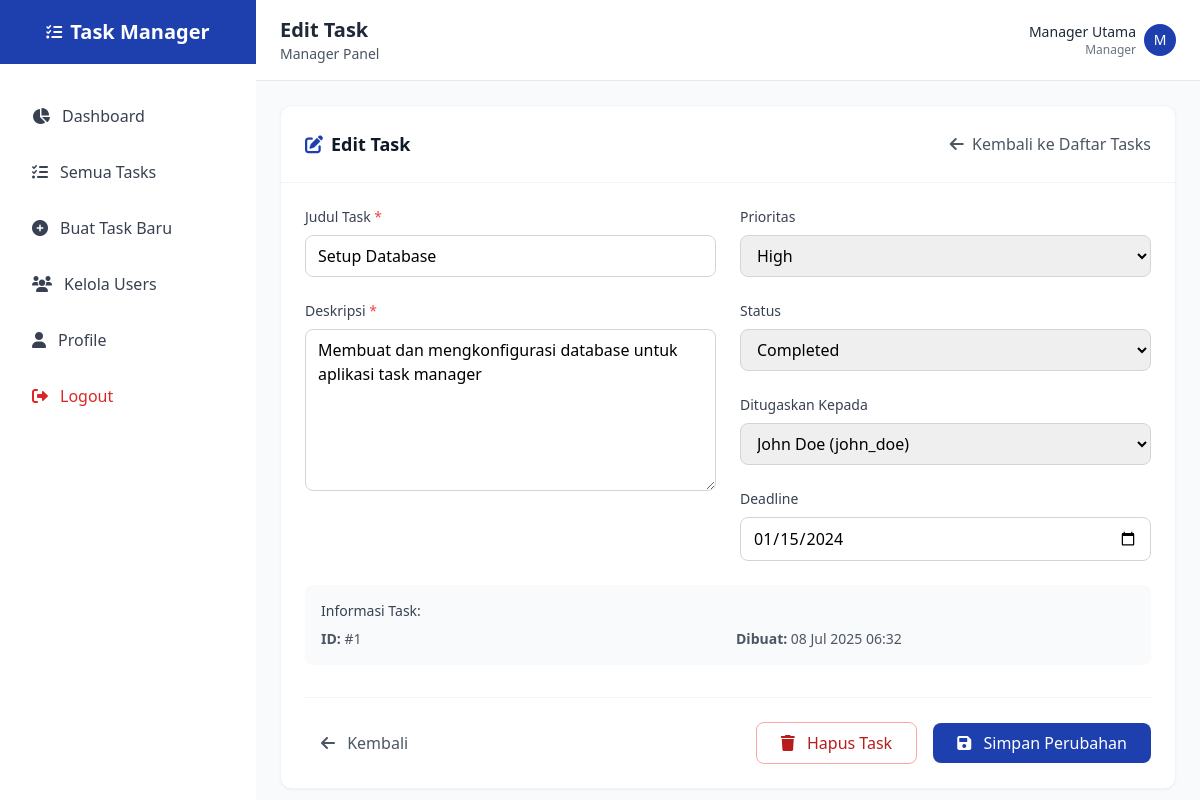
/edit-task.php?id=1 (signed in), run on the app's committed database.
### tables this page shows
CREATE TABLE IF NOT EXISTS tasks (
    id INT AUTO_INCREMENT PRIMARY KEY,
    title VARCHAR(255) NOT NULL,
    description TEXT,
    status ENUM('pending', 'in_progress', 'completed', 'cancelled') DEFAULT 'pending',
    priority ENUM('low', 'medium', 'high', 'urgent') DEFAULT 'medium',
    assigned_to INT,
    created_by INT,
    due_date DATE,
    completed_at TIMESTAMP NULL,
    created_at TIMESTAMP DEFAULT CURRENT_TIMESTAMP,
    updated_at TIMESTAMP DEFAULT CURRENT_TIMESTAMP ON UPDATE CURRENT_TIMESTAMP,
    FOREIGN KEY (assigned_to) REFERENCES users(id) ON DELETE SET NULL,
    FOREIGN KEY (created_by) REFERENCES users(id) ON DELETE SET NULL
);

CREATE TABLE IF NOT EXISTS users (
    id INT AUTO_INCREMENT PRIMARY KEY,
    username VARCHAR(50) UNIQUE NOT NULL,
    email VARCHAR(100) UNIQUE NOT NULL,
    password VARCHAR(255) NOT NULL,
    full_name VARCHAR(100) NOT NULL,
    role ENUM('user', 'manager') DEFAULT 'user',
    status ENUM('active', 'inactive') DEFAULT 'active',
    created_at TIMESTAMP DEFAULT CURRENT_TIMESTAMP,
    updated_at TIMESTAMP DEFAULT CURRENT_TIMESTAMP ON UPDATE CURRENT_TIMESTAMP
);

### config/database.php (called while the page is built, shortened)
<?php
function getConnection() {
    try {
        $pdo = new PDO("mysql:host=" . DB_HOST . ";dbname=" . DB_NAME, DB_USER, DB_PASS);
        $pdo->setAttribute(PDO::ATTR_ERRMODE, PDO::ERRMODE_EXCEPTION);
        $pdo->setAttribute(PDO::ATTR_DEFAULT_FETCH_MODE, PDO::FETCH_ASSOC);
        return $pdo;
    } catch(PDOException $e) {
        die("Koneksi database gagal: " . $e->getMessage());
    }
}
function executeQuery($sql, $params = []) {
    $pdo = getConnection();
    $stmt = $pdo->prepare($sql);
    $stmt->execute($params);
    return $stmt;
}
function fetchOne($sql, $params = []) {
    $stmt = executeQuery($sql, $params);
    return $stmt->fetch();
}
function fetchAll($sql, $params = []) {
    $stmt = executeQuery($sql, $params);
    return $stmt->fetchAll();
}
?>

### edit-task.php (the view, shortened to what this page needs)
<?php
require_once 'config/database.php';
$taskId = $_GET['id'] ?? null;
$task = fetchOne("SELECT * FROM tasks WHERE id = ?", [$taskId]);
$users = fetchAll("SELECT id, full_name, username FROM users WHERE role = 'user' AND status = 'active' ORDER BY full_name");
include 'includes/header.php';
?>
<div class="max-w-4xl mx-auto">
    <div class="bg-white rounded-xl shadow-sm border border-gray-100">
        <div class="p-6 border-b border-gray-100">
            <div class="flex justify-between items-center">
                <h3 class="text-lg font-semibold text-gray-900 flex items-center">
                    <i class="fas fa-edit text-primary mr-2"></i>
                    Edit Task
                </h3>
                <a href="all-tasks.php" class="text-gray-600 hover:text-gray-800">
                    <i class="fas fa-arrow-left mr-1"></i>
                    Kembali ke Daftar Tasks
                </a>
            </div>
        </div>
        <form method="POST" action="" class="p-6">
            <div class="grid grid-cols-1 lg:grid-cols-2 gap-6">
                <div class="space-y-6">
                    <div>
                        <label for="title" class="block text-sm font-medium text-gray-700 mb-2">
                            Judul Task <span class="text-red-500">*</span>
                        </label>
                        <input
                            type="text"
                            id="title"
                            name="title"
                            class="w-full px-3 py-2 border border-gray-300 rounded-lg focus:outline-none focus:ring-2 focus:ring-primary focus:border-transparent"
                            placeholder="Masukkan judul task"
                            value="<?php echo htmlspecialchars($task['title']); ?>"
                            required
                        >
                    </div>
                    <div>
                        <label for="description" class="block text-sm font-medium text-gray-700 mb-2">
                            Deskripsi <span class="text-red-500">*</span>
                        </label>
                        <textarea
                            id="description"
                            name="description"
                            rows="6"
                            class="w-full px-3 py-2 border border-gray-300 rounded-lg focus:outline-none focus:ring-2 focus:ring-primary focus:border-transparent"
                            placeholder="Masukkan deskripsi detail task"
                            required
                        ><?php echo htmlspecialchars($task['description']); ?></textarea>
                    </div>
                </div>
                <div class="space-y-6">
                    <div>
                        <label for="priority" class="block text-sm font-medium text-gray-700 mb-2">
                            Prioritas
                        </label>
                        <select
                            id="priority"
                            name="priority"
                            class="w-full px-3 py-2 border border-gray-300 rounded-lg focus:outline-none focus:ring-2 focus:ring-primary focus:border-transparent"
                        >
                            <option value="high" <?php echo $task['priority'] == 'high' ? 'selected' : ''; ?>>High</option>
                        </select>
                    </div>
                    <div>
                        <label for="status" class="block text-sm font-medium text-gray-700 mb-2">
                            Status
                        </label>
                        <select
                            id="status"
                            name="status"
                            class="w-full px-3 py-2 border border-gray-300 rounded-lg focus:outline-none focus:ring-2 focus:ring-primary focus:border-transparent"
                        >
                            <option value="completed" <?php echo $task['status'] == 'completed' ? 'selected' : ''; ?>>Completed</option>
                        </select>
                    </div>
                    <div>
                        <label for="assigned_to" class="block text-sm font-medium text-gray-700 mb-2">
                            Ditugaskan Kepada
                        </label>
                        <select
                            id="assigned_to"
                            name="assigned_to"
                            class="w-full px-3 py-2 border border-gray-300 rounded-lg focus:outline-none focus:ring-2 focus:ring-primary focus:border-transparent"
                        >
                            <?php foreach ($users as $user): ?>
                            <option value="<?php echo $user['id']; ?>" <?php echo $task['assigned_to'] == $user['id'] ? 'selected' : ''; ?>>
                                <?php echo htmlspecialchars($user['full_name']) . ' (' . $user['username'] . ')'; ?>
                            </option>
                            <?php endforeach; ?>
                        </select>
                    </div>
                    <div>
                        <label for="due_date" class="block text-sm font-medium text-gray-700 mb-2">
                            Deadline
                        </label>
                        <input
                            type="date"
                            id="due_date"
                            name="due_date"
                            class="w-full px-3 py-2 border border-gray-300 rounded-lg focus:outline-none focus:ring-2 focus:ring-primary focus:border-transparent"
                            value="<?php echo $task['due_date']; ?>"
                        >
                    </div>
                </div>
            </div>
            <div class="mt-6 p-4 bg-gray-50 rounded-lg">
                <h4 class="text-sm font-medium text-gray-700 mb-2">Informasi Task:</h4>
                <div class="grid grid-cols-1 md:grid-cols-2 gap-4 text-sm text-gray-600">
                    <div>
                        <strong>ID:</strong> #<?php echo $task['id']; ?>
                    </div>
                    <div>
                        <strong>Dibuat:</strong> <?php echo date('d M Y H:i', strtotime($task['created_at'])); ?>
                    </div>
                </div>
            </div>
            <div class="flex justify-between items-center mt-8 pt-6 border-t border-gray-100">
                <a href="all-tasks.php" class="px-4 py-2 text-gray-600 hover:text-gray-800 font-medium">
                    <i class="fas fa-arrow-left mr-2"></i>
                    Kembali
                </a>
                <div class="space-x-3">
                    <button
                        type="button"
                        onclick="if(confirmDelete('Apakah Anda yakin ingin menghapus task ini?')) { deleteTask(<?php echo $task['id']; ?>); }"
                        class="px-6 py-2 border border-red-300 text-red-700 rounded-lg hover:bg-red-50 font-medium"
                    >
                        <i class="fas fa-trash mr-2"></i>
                        Hapus Task
                    </button>
                    <button
                        type="submit"
                        class="px-6 py-2 bg-primary text-white rounded-lg hover:bg-blue-700 font-medium"
                    >
                        <i class="fas fa-save mr-2"></i>
                        Simpan Perubahan
                    </button>
                </div>
            </div>
        </form>
    </div>
</div>
<?php include 'includes/footer.php'; ?>

### data on the page
tasks: title "Setup Database", description "Membuat dan mengkonfigurasi database untuk aplikasi task manager", priority "High", status "Completed", assigned_to "John Doe (john_doe)", due_date "01/15/2024", id "1", created_at "08 Jul 2025 06:32"

### other printed values
$pageTitle "Edit Task"
getCurrentUser()['full_name'] "Manager Utama"
getCurrentUser()['role'] "Manager"
substr(getCurrentUser()['full_name'], 0, 1) "M"
